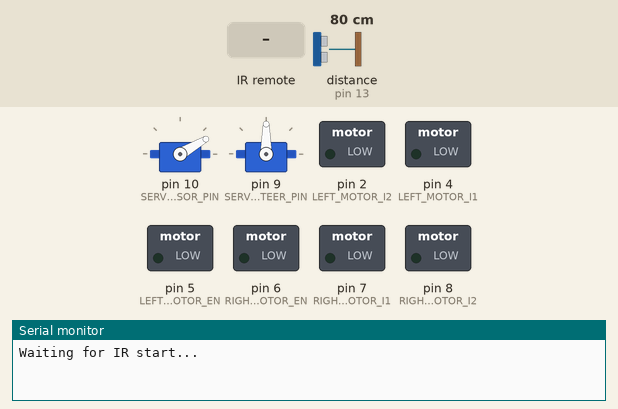
The sketch below on a simulated Arduino Uno, built with avr-gcc and run on an emulated ATmega328P. On the bench: 2 × servo, switched loads named in the sketch (green lamp = pin HIGH), the last lines printed to the serial monitor. The test bench sets the inputs (shaded band); at power-on: distance to the obstacle (sensor on pin 13) 80 cm. The echo pulse lasts 58.3 µs per cm; pins used as bus, display or sensor lines are not drawn.

Above: at 1.2 s.
1.3 s: infrared code 0xBF40FF00 received
At 1.7 s:
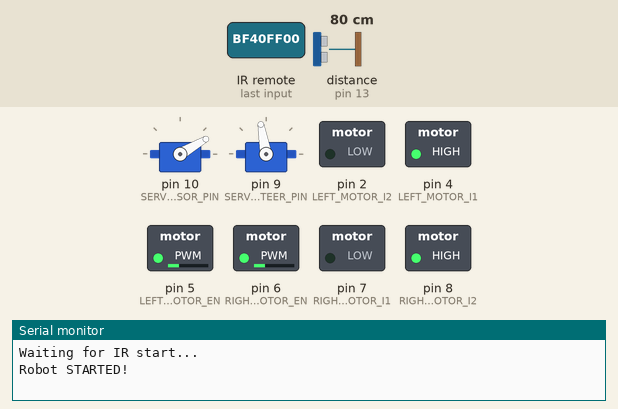
2.9 s: distance to the obstacle (sensor on pin 13) set to 2 cm
At 3.5 s:
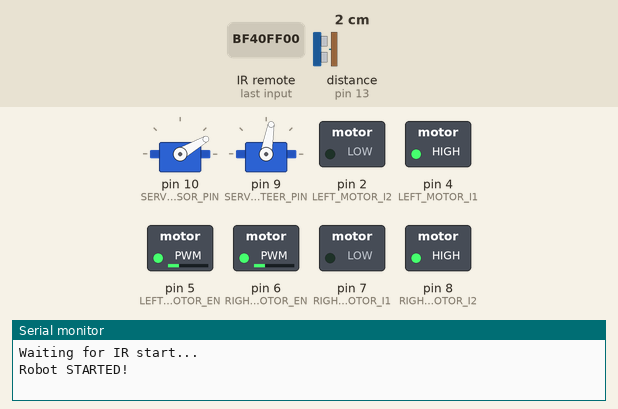
4.5 s: distance to the obstacle (sensor on pin 13) set to 35 cm
At 5.8 s:
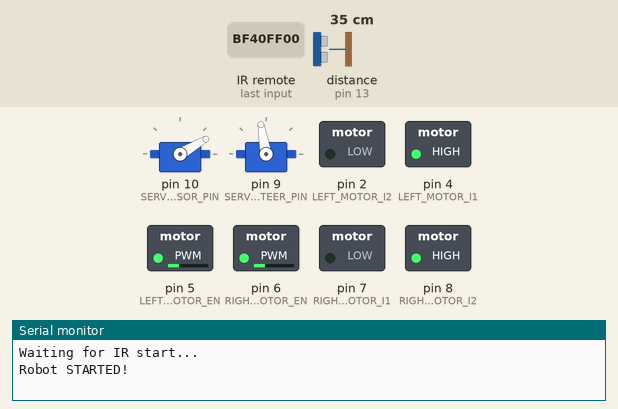
6.1 s: distance to the obstacle (sensor on pin 13) set to 4 cm
At 7.7 s:
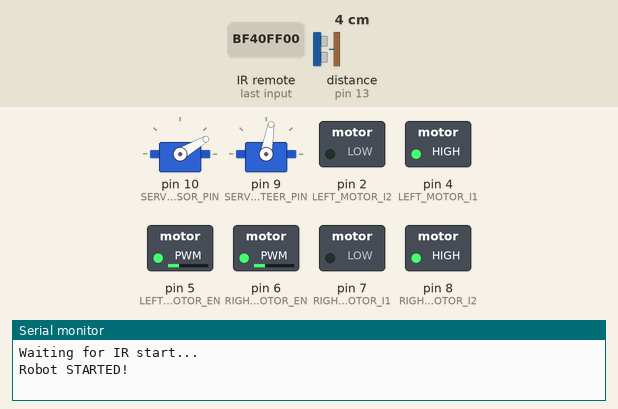
Timing chart, 0 to 8.7 s (numbered marks = the images above; inputs shaded):
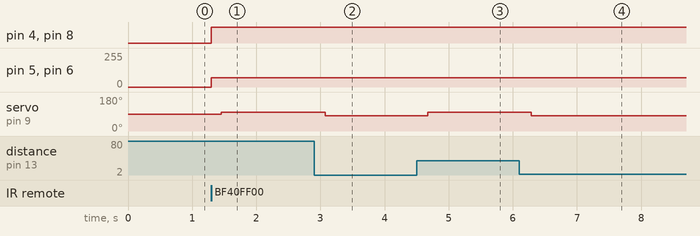

The sketch:

only_wall_follow.ino
```cpp
/*
  Author: Team 7
  Date: 11/13/25
  About: Wall-Following Robot (Right-Side Following)
*/

#include <Servo.h>
#include <IRremote.h>

// ---------------- Pin Definitions ----------------
#define TRIG_PIN        12
#define ECHO_PIN        13
#define SERVO_SENSOR_PIN 10
#define SERVO_STEER_PIN  9

#define LEFT_MOTOR_EN   5
#define RIGHT_MOTOR_EN  6
#define LEFT_MOTOR_I1   4
#define LEFT_MOTOR_I2   2
#define RIGHT_MOTOR_I1  7
#define RIGHT_MOTOR_I2  8

#define IR_RECEIVE_PIN  11

// ---------------- Constants ----------------
int forwardAngle     = 83;    // Forward looking for servo
int rightScan        = 30;    // Right wall scan direction
int steeringCenter   = 90;    // Straight wheels
int targetDistance   = 20;    // Desired wall distance (cm)
int scanInterval     = 250;   // ms between distance checks

// ---------------- State ----------------
bool robotStarted = false;
unsigned long lastScanTime = 0;

// ---------------- Objects ----------------
Servo sensorServo;
Servo steeringServo;

// --------------- Distance Function ---------------
int getDistance() {
  long duration;

  digitalWrite(TRIG_PIN, LOW);
  delayMicroseconds(2);

  digitalWrite(TRIG_PIN, HIGH);
  delayMicroseconds(10);

  digitalWrite(TRIG_PIN, LOW);

  duration = pulseIn(ECHO_PIN, HIGH, 8000);
  int distance = duration * 0.034 / 2;

  return distance;
}

// ---------------- Motor Control ----------------
void MoveForward() {
  digitalWrite(LEFT_MOTOR_I1, HIGH);
  digitalWrite(LEFT_MOTOR_I2, LOW);

  digitalWrite(RIGHT_MOTOR_I1, LOW);
  digitalWrite(RIGHT_MOTOR_I2, HIGH);

  analogWrite(LEFT_MOTOR_EN, 70);
  analogWrite(RIGHT_MOTOR_EN, 70);
}

void StopMotors() {
  digitalWrite(LEFT_MOTOR_I1, LOW);
  digitalWrite(LEFT_MOTOR_I2, LOW);

  digitalWrite(RIGHT_MOTOR_I1, LOW);
  digitalWrite(RIGHT_MOTOR_I2, LOW);

  analogWrite(LEFT_MOTOR_EN, 0);
  analogWrite(RIGHT_MOTOR_EN, 0);
}

// ---------------- Smooth Steering ----------------
void microSteerTowardWall() {
  steeringServo.write(steeringCenter + 10);  // Slight right
}

void microSteerAwayFromWall() {
  steeringServo.write(steeringCenter - 10);  // Slight left
}

// ---------------- Setup ----------------
void setup() {
  Serial.begin(9600);

  sensorServo.attach(SERVO_SENSOR_PIN);
  steeringServo.attach(SERVO_STEER_PIN);

  sensorServo.write(rightScan);
  steeringServo.write(steeringCenter);

  pinMode(LEFT_MOTOR_EN, OUTPUT);
  pinMode(RIGHT_MOTOR_EN, OUTPUT);
  pinMode(LEFT_MOTOR_I1, OUTPUT);
  pinMode(LEFT_MOTOR_I2, OUTPUT);
  pinMode(RIGHT_MOTOR_I1, OUTPUT);
  pinMode(RIGHT_MOTOR_I2, OUTPUT);

  pinMode(TRIG_PIN, OUTPUT);
  pinMode(ECHO_PIN, INPUT);

  IrReceiver.begin(IR_RECEIVE_PIN, ENABLE_LED_FEEDBACK);

  Serial.println("Waiting for IR start...");
}

// ---------------- Loop ----------------
void loop() {

  // ----- WAIT FOR IR BUTTON -----
  if (!robotStarted) {

    if (IrReceiver.decode()) {
      unsigned long code = IrReceiver.decodedIRData.decodedRawData;

      // Replace with your REAL start code
      if (code == 0xBF40FF00) {
        robotStarted = true;
        Serial.println("Robot STARTED!");
      }

      IrReceiver.resume();
    }

    StopMotors();
    return;
  }

  // ----- ROBOT RUNNING -----
  MoveForward();

  // ---- WALL FOLLOWING ----
  if (millis() - lastScanTime >= scanInterval) {

    sensorServo.write(rightScan);
    delay(150);

    int dist = getDistance();
    lastScanTime = millis();

    if (dist == 0 || dist > 150) {
      // Wall disappeared → turn slightly right to reacquire
      microSteerTowardWall();
    }
    else if (dist < targetDistance - 5) {
      // Too close → steer left slightly
      microSteerAwayFromWall();
    }
    else if (dist > targetDistance + 5) {
      // Too far → steer right slightly
      microSteerTowardWall();
    }
    else {
      // Perfect = steer straight
      steeringServo.write(steeringCenter);
    }
  }
}
```

Measured:
- after the input at 1.3 s, pin 4 (LEFT_MOTOR_I1), pin 8 (RIGHT_MOTOR_I2): LOW → HIGH at once; pin 5 (LEFT_MOTOR_EN), pin 6 (RIGHT_MOTOR_EN): 0/255 → 70/255 at once; servo on pin 9 (SERVO_STEER_PIN): 90° → 100° after 0.16 s
- after the input at 2.9 s, servo on pin 9 (SERVO_STEER_PIN): 100° → 80° after 0.17 s
- after the input at 4.5 s, servo on pin 9 (SERVO_STEER_PIN): 80° → 100° after 0.18 s
- after the input at 6.1 s, servo on pin 9 (SERVO_STEER_PIN): 100° → 80° after 0.19 s
